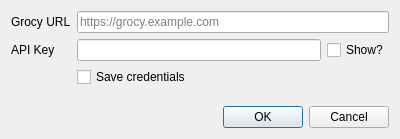
<?xml version="1.0" encoding="UTF-8"?>
<ui version="4.0">
 <class>Dialog</class>
 <widget class="QDialog" name="Dialog">
  <property name="geometry">
   <rect>
    <x>0</x>
    <y>0</y>
    <width>400</width>
    <height>139</height>
   </rect>
  </property>
  <property name="windowTitle">
   <string>Config</string>
  </property>
  <layout class="QGridLayout" name="gridLayout_2">
   <item row="5" column="1">
    <spacer name="verticalSpacer">
     <property name="orientation">
      <enum>Qt::Orientation::Vertical</enum>
     </property>
     <property name="sizeHint" stdset="0">
      <size>
       <width>20</width>
       <height>40</height>
      </size>
     </property>
    </spacer>
   </item>
   <item row="2" column="1">
    <widget class="QLineEdit" name="apiKeyInput">
     <property name="focusPolicy">
      <enum>Qt::FocusPolicy::StrongFocus</enum>
     </property>
    </widget>
   </item>
   <item row="0" column="0">
    <widget class="QLabel" name="label">
     <property name="text">
      <string>Grocy URL</string>
     </property>
    </widget>
   </item>
   <item row="2" column="0">
    <widget class="QLabel" name="label_2">
     <property name="text">
      <string>API Key</string>
     </property>
    </widget>
   </item>
   <item row="2" column="2">
    <widget class="QCheckBox" name="showKey">
     <property name="text">
      <string>Show?</string>
     </property>
    </widget>
   </item>
   <item row="8" column="0" colspan="3">
    <widget class="QDialogButtonBox" name="buttonBox">
     <property name="orientation">
      <enum>Qt::Orientation::Horizontal</enum>
     </property>
     <property name="standardButtons">
      <set>QDialogButtonBox::StandardButton::Cancel|QDialogButtonBox::StandardButton::Ok</set>
     </property>
    </widget>
   </item>
   <item row="0" column="1" colspan="2">
    <widget class="QLineEdit" name="urlInput">
     <property name="placeholderText">
      <string>https://grocy.example.com</string>
     </property>
    </widget>
   </item>
   <item row="4" column="1" colspan="2">
    <widget class="QCheckBox" name="saveLogin">
     <property name="text">
      <string>Save credentials</string>
     </property>
    </widget>
   </item>
  </layout>
 </widget>
 <tabstops>
  <tabstop>urlInput</tabstop>
  <tabstop>apiKeyInput</tabstop>
  <tabstop>saveLogin</tabstop>
 </tabstops>
 <resources/>
 <connections>
  <connection>
   <sender>buttonBox</sender>
   <signal>accepted()</signal>
   <receiver>Dialog</receiver>
   <slot>accept()</slot>
   <hints>
    <hint type="sourcelabel">
     <x>248</x>
     <y>254</y>
    </hint>
    <hint type="destinationlabel">
     <x>157</x>
     <y>274</y>
    </hint>
   </hints>
  </connection>
  <connection>
   <sender>buttonBox</sender>
   <signal>rejected()</signal>
   <receiver>Dialog</receiver>
   <slot>reject()</slot>
   <hints>
    <hint type="sourcelabel">
     <x>316</x>
     <y>260</y>
    </hint>
    <hint type="destinationlabel">
     <x>286</x>
     <y>274</y>
    </hint>
   </hints>
  </connection>
 </connections>
</ui>
